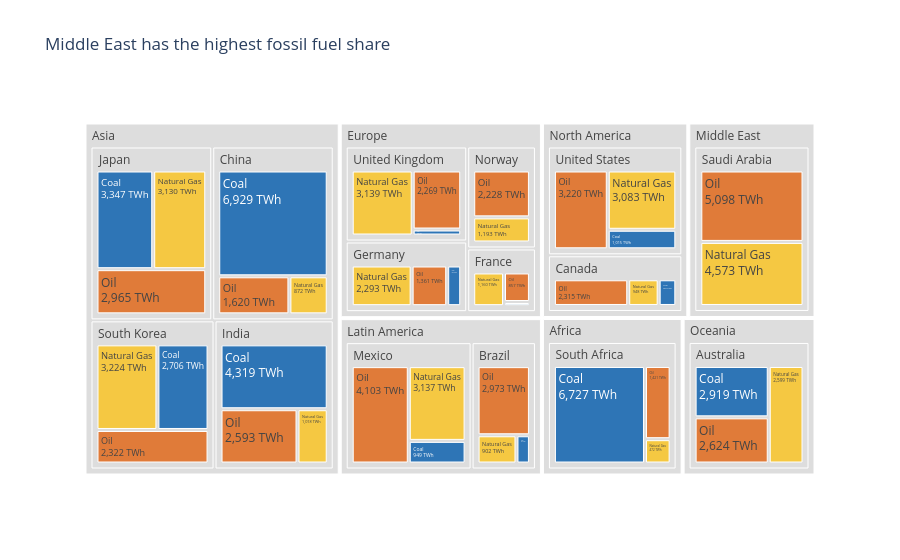

Notebook source saved alongside this figure:
### Markdown cell above
## Task 1 — Treemap: fossil fuel dependency by country

**What to build:** A treemap showing **fossil fuel TWh only**, broken down by Region → Country → Source (Coal / Oil / Natural Gas).

**Requirements:**
- Filter to fossil sources only before plotting
- Use `path=['Region', 'Country', 'Source']` for the hierarchy
- Colour encodes the fossil source type (Coal / Oil / Natural Gas) with a CVD-safe palette
- Show TWh values in labels — no percentages
- Grey out parent nodes (Region and Country level)
- Insight title naming which region or country is most fossil-dependent

> 💡 `df.loc[df['Source_Type'] == 'Fossil']`

### Code cell
# Task 1
# YOUR CODE HERE

df_fossil = df.loc[df['Source_Type'] == 'Fossil'].copy()

source_colors = {
    'Coal': '#2E75B6',
    'Oil': '#E07B39',
    'Natural Gas': '#F5C842'
}

region_total = df.groupby('Region')['TWh'].sum()
region_fossil = df_fossil.groupby('Region')['TWh'].sum()

region_share = (region_fossil / region_total).sort_values(ascending=False)

top_region = region_share.idxmax()

fig = px.treemap(
    df_fossil,
    path=['Region', 'Country', 'Source'],
    values='TWh',
    color='Source',
    color_discrete_map=source_colors,
    title=f'{top_region} has the highest fossil fuel share'
)

fig.update_traces(
    textinfo='label+value',
    texttemplate='%{label}<br>%{value:,.0f} TWh',
    hovertemplate='<b>%{label}</b><br>%{value:,.0f} TWh'
)

fig.data[0].marker.colors = [
    c if c in source_colors.values() else '#DDDDDD'
    for c in fig.data[0].marker.colors
]

fig.show()

### Figure 1 — Plotly figure (JSON) as saved in the notebook; plotly's stock layout.template omitted (floating-point values rounded to 4 significant figures)
{"data": [{"branchvalues": "total", "customdata": [["(?)"], ["(?)"], ["(?)"], ["(?)"], ["(?)"], ["(?)"], ["(?)"], ["(?)"], ["(?)"], ["(?)"], ["(?)"], ["(?)"], ["(?)"], ["(?)"], ["(?)"], ["(?)"], ["(?)"], ["(?)"], ["(?)"], ["(?)"], ["(?)"], ["(?)"], ["Coal"], ["Coal"], ["Coal"], ["Coal"], ["Coal"], ["Coal"], ["Coal"], ["Coal"], ["Coal"], ["Coal"], ["Coal"], ["Coal"], ["Coal"], ["Natural Gas"], ["Natural Gas"], ["Natural Gas"], ["Natural Gas"], ["Natural Gas"], ["Natural Gas"], ["Natural Gas"], ["Natural Gas"], ["Natural Gas"], ["Natural Gas"], ["Natural Gas"], ["Natural Gas"], ["Natural Gas"], ["Natural Gas"], ["Natural Gas"], ["Oil"], ["Oil"], ["Oil"], ["Oil"], ["Oil"], ["Oil"], ["Oil"], ["Oil"], ["Oil"], ["Oil"], ["Oil"], ["Oil"], ["Oil"], ["Oil"], ["Oil"]], "domain": {"x": [0, 1], "y": [0, 1]}, "hovertemplate": "<b>%{label}</b><br>%{value:,.0f} TWh", "ids": ["Africa", "North America/United States", "Asia/China", "Europe/Germany", "Europe/France", "Europe/United Kingdom", "Asia/India", "Latin America/Brazil", "Oceania/Australia", "Middle East", "Asia/South Korea", "Asia/Japan", "Middle East/Saudi Arabia", "Africa/South Africa", "North America/Canada", "Latin America/Mexico", "North America", "Asia", "Europe", "Latin America", "Oceania", "Europe/Norway", "Latin America/Mexico/Coal", "North America/Canada/Coal", "Africa/South Africa/Coal", "Asia/South Korea/Coal", "North America/United States/Coal", "Latin America/Brazil/Coal", "Europe/France/Coal", "Asia/India/Coal", "Asia/Japan/Coal", "Asia/China/Coal", "Europe/Germany/Coal", "Europe/United Kingdom/Coal", "Oceania/Australia/Coal", "Europe/United Kingdom/Natural Gas", "Europe/Germany/Natural Gas", "Asia/India/Natural Gas", "Asia/Japan/Natural Gas", "Latin America/Brazil/Natural Gas", "Latin America/Mexico/Natural Gas", "North America/Canada/Natural Gas", "Africa/South Africa/Natural Gas", "Oceania/Australia/Natural Gas", "Middle East/Saudi Arabia/Natural Gas", "Europe/Norway/Natural Gas", "North America/United States/Natural Gas", "Asia/South Korea/Natural Gas", "Asia/China/Natural Gas", "Europe/France/Natural Gas", "Asia/China/Oil", "Europe/Germany/Oil", "North America/United States/Oil", "Asia/Japan/Oil", "Europe/United Kingdom/Oil", "Asia/India/Oil", "Latin America/Brazil/Oil", "Latin America/Mexico/Oil", "North America/Canada/Oil", "Oceania/Australia/Oil", "Africa/South Africa/Oil", "Europe/Norway/Oil", "Asia/South Korea/Oil", "Europe/France/Oil", "Middle East/Saudi Arabia/Oil"], "labels": ["Africa", "United States", "China", "Germany", "France", "United Kingdom", "India", "Brazil", "Australia", "Middle East", "South Korea", "Japan", "Saudi Arabia", "South Africa", "Canada", "Mexico", "North America", "Asia", "Europe", "Latin America", "Oceania", "Norway", "Coal", "Coal", "Coal", "Coal", "Coal", "Coal", "Coal", "Coal", "Coal", "Coal", "Coal", "Coal", "Coal", "Natural Gas", "Natural Gas", "Natural Gas", "Natural Gas", "Natural Gas", "Natural Gas", "Natural Gas", "Natural Gas", "Natural Gas", "Natural Gas", "Natural Gas", "Natural Gas", "Natural Gas", "Natural Gas", "Natural Gas", "Oil", "Oil", "Oil", "Oil", "Oil", "Oil", "Oil", "Oil", "Oil", "Oil", "Oil", "Oil", "Oil", "Oil", "Oil"], "marker": {"colors": ["#DDDDDD", "#DDDDDD", "#DDDDDD", "#DDDDDD", "#DDDDDD", "#DDDDDD", "#DDDDDD", "#DDDDDD", "#DDDDDD", "#DDDDDD", "#DDDDDD", "#DDDDDD", "#DDDDDD", "#DDDDDD", "#DDDDDD", "#DDDDDD", "#DDDDDD", "#DDDDDD", "#DDDDDD", "#DDDDDD", "#DDDDDD", "#DDDDDD", "#2E75B6", "#2E75B6", "#2E75B6", "#2E75B6", "#2E75B6", "#2E75B6", "#2E75B6", "#2E75B6", "#2E75B6", "#2E75B6", "#2E75B6", "#2E75B6", "#2E75B6", "#F5C842", "#F5C842", "#F5C842", "#F5C842", "#F5C842", "#F5C842", "#F5C842", "#F5C842", "#F5C842", "#F5C842", "#F5C842", "#F5C842", "#F5C842", "#F5C842", "#F5C842", "#E07B39", "#E07B39", "#E07B39", "#E07B39", "#E07B39", "#E07B39", "#E07B39", "#E07B39", "#E07B39", "#E07B39", "#E07B39", "#E07B39", "#E07B39", "#E07B39", "#E07B39"]}, "name": "", "parents": ["", "North America", "Asia", "Europe", "Europe", "Europe", "Asia", "Latin America", "Oceania", "", "Asia", "Asia", "Middle East", "Africa", "North America", "Latin America", "", "", "", "", "", "Europe", "Latin America/Mexico", "North America/Canada", "Africa/South Africa", "Asia/South Korea", "North America/United States", "Latin America/Brazil", "Europe/France", "Asia/India", "Asia/Japan", "Asia/China", "Europe/Germany", "Europe/United Kingdom", "Oceania/Australia", "Europe/United Kingdom", "Europe/Germany", "Asia/India", "Asia/Japan", "Latin America/Brazil", "Latin America/Mexico", "North America/Canada", "Africa/South Africa", "Oceania/Australia", "Middle East/Saudi Arabia", "Europe/Norway", "North America/United States", "Asia/South Korea", "Asia/China", "Europe/France", "Asia/China", "Europe/Germany", "North America/United States", "Asia/Japan", "Europe/United Kingdom", "Asia/India", "Latin America/Brazil", "Latin America/Mexico", "North America/Canada", "Oceania/Australia", "Africa/South Africa", "Europe/Norway", "Asia/South Korea", "Europe/France", "Middle East/Saudi Arabia"], "textinfo": "label+value", "texttemplate": "%{label}<br>%{value:,.0f} TWh", "type": "treemap", "values": [8620.0, 7318.0, 9421.0, 4191.0, 2137.0, 5638.0, 7930.0, 4187.0, 8142.0, 9671.0, 8252.0, 9442.0, 9671.0, 8620.0, 3813.0, 8189.0, 11130.0, 35050.0, 15390.0, 12380.0, 8142.0, 3421.0, 949.0, 550.0, 6727.0, 2706.0, 1015.0, 312.0, 120.0, 4319.0, 3347.0, 6929.0, 537.0, 230.0, 2919.0, 3139.0, 2293.0, 1018.0, 3130.0, 902.0, 3137.0, 948.0, 472.0, 2599.0, 4573.0, 1193.0, 3083.0, 3224.0, 872.0, 1160.0, 1620.0, 1361.0, 3220.0, 2965.0, 2269.0, 2593.0, 2973.0, 4103.0, 2315.0, 2624.0, 1421.0, 2228.0, 2322.0, 857.0, 5098.0]}], "layout": {"legend": {"tracegroupgap": 0}, "title": {"text": "Middle East has the highest fossil fuel share"}}}
